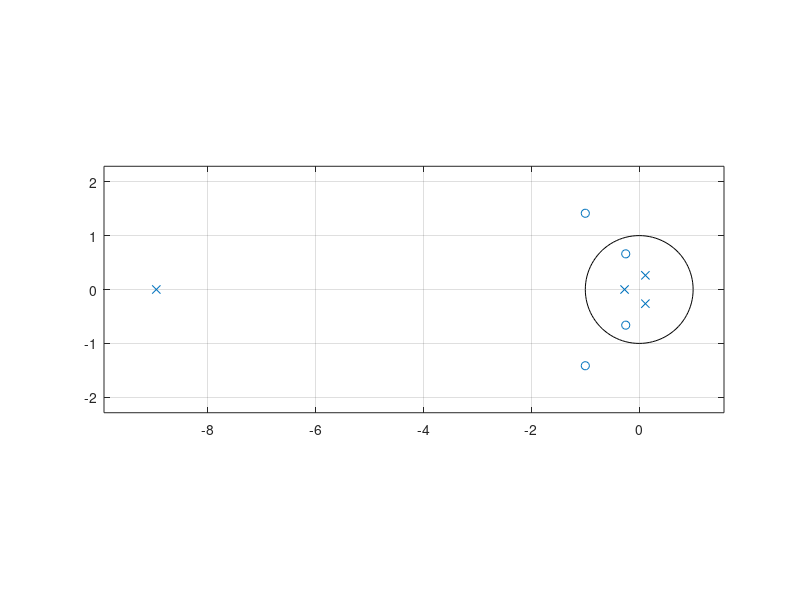

Recreate this plot in MATLAB.
clf;
num = [2 5 9 5 3];
den = [5 45 2 1 1];
[z,p,k] = tf2zp(num,den);
disp(z)
disp(p)
sos=zp2sos(z,p,k);
zplane(z,p);